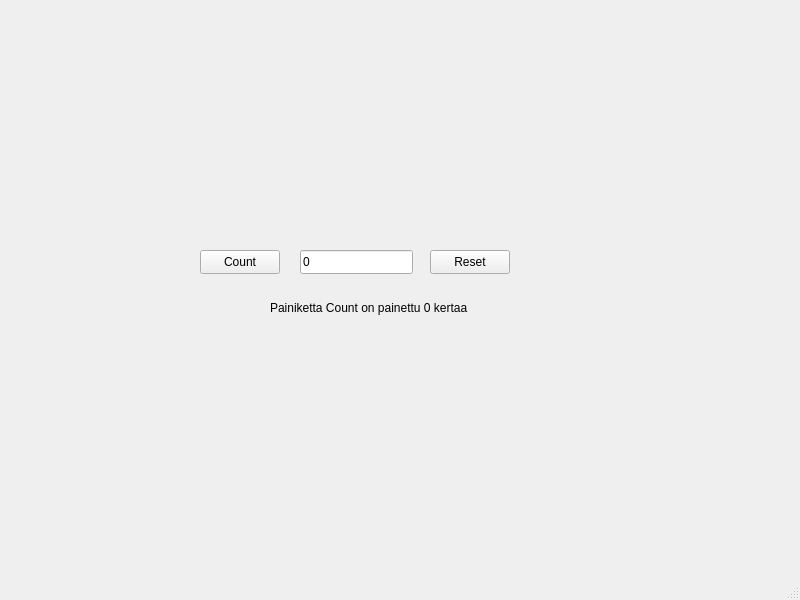
<?xml version="1.0" encoding="UTF-8"?>
<ui version="4.0">
 <class>MainWindow</class>
 <widget class="QMainWindow" name="MainWindow">
  <property name="geometry">
   <rect>
    <x>0</x>
    <y>0</y>
    <width>800</width>
    <height>600</height>
   </rect>
  </property>
  <property name="windowTitle">
   <string>MainWindow</string>
  </property>
  <widget class="QWidget" name="centralwidget">
   <widget class="QPushButton" name="btnCount">
    <property name="geometry">
     <rect>
      <x>200</x>
      <y>250</y>
      <width>80</width>
      <height>24</height>
     </rect>
    </property>
    <property name="text">
     <string>Count</string>
    </property>
   </widget>
   <widget class="QPushButton" name="btnReset">
    <property name="geometry">
     <rect>
      <x>430</x>
      <y>250</y>
      <width>80</width>
      <height>24</height>
     </rect>
    </property>
    <property name="text">
     <string>Reset</string>
    </property>
   </widget>
   <widget class="QLineEdit" name="txtResult">
    <property name="geometry">
     <rect>
      <x>300</x>
      <y>250</y>
      <width>113</width>
      <height>24</height>
     </rect>
    </property>
    <property name="text">
     <string>0</string>
    </property>
   </widget>
   <widget class="QLabel" name="labelInfo">
    <property name="geometry">
     <rect>
      <x>270</x>
      <y>300</y>
      <width>221</width>
      <height>16</height>
     </rect>
    </property>
    <property name="text">
     <string>Painiketta Count on painettu 0 kertaa</string>
    </property>
   </widget>
  </widget>
  <widget class="QMenuBar" name="menubar">
   <property name="geometry">
    <rect>
     <x>0</x>
     <y>0</y>
     <width>800</width>
     <height>21</height>
    </rect>
   </property>
  </widget>
  <widget class="QStatusBar" name="statusbar"/>
 </widget>
 <resources/>
 <connections/>
</ui>
